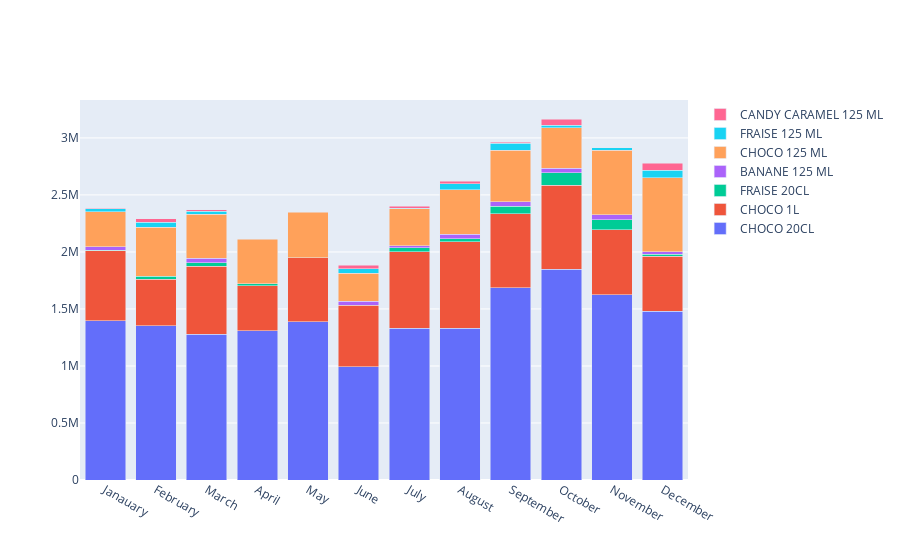

Source (notebook cell):
### Code cell
monthyear_seas=miniData[miniData["PRODUCTPAGE_CODE"].str.contains("laits aro")].groupby(["YEAR","MONTH","PRODUCT_NAME"]).sum().dropna()["TURNOVER"].reset_index()
gammes = miniData[miniData["PRODUCTPAGE_CODE"].str.contains("laits aro")]["PRODUCT_NAME"].drop_duplicates().tolist()
data = [
        monthyear_seas[monthyear_seas["PRODUCT_NAME"].str.match(gamme)].groupby(["MONTH","YEAR"]).sum().groupby("MONTH").mean() 
    for gamme in gammes ]

fig = go.Figure(data=[ go.Bar(name=gammes[i], x=data[i].index, y=data[i]["TURNOVER"].tolist()) for i in range(len(gammes)) ])
# Change the bar mode
fig.update_layout(barmode='stack')
fig.show()

### Figure 1 — Plotly figure (JSON) as saved in the notebook; plotly's stock layout.template omitted (floating-point values rounded to 4 significant figures)
{"data": [{"name": "CHOCO 20CL", "type": "bar", "x": ["Janauary", "February", "March", "April", "May", "June", "July", "August", "September", "October", "November", "December"], "y": [1396956, 1353600, 1279128, 1307412, 1388388, 993612, 1330656, 1332180, 1685484, 1847064, 1623528, 1477980]}, {"name": "CHOCO 1L", "type": "bar", "x": ["Janauary", "February", "March", "April", "May", "June", "July", "August", "September", "October", "November", "December"], "y": [614728, 408280, 597496, 396268, 558968, 537464, 672764, 758472, 650512, 735880, 570964, 483164]}, {"name": "FRAISE 20CL", "type": "bar", "x": ["Janauary", "February", "March", "April", "May", "June", "July", "August", "September", "October", "November", "December"], "y": [4284, 25092, 26928, 18666, null, null, 32436, 25704, 64980, 112320, 85860, 16830]}, {"name": "BANANE 125 ML", "type": "bar", "x": ["Janauary", "February", "March", "April", "May", "June", "July", "August", "September", "October", "November", "December"], "y": [27720, null, 39600, null, null, 34560, 20340, 40140, 37440, 39600, 45360, 22860]}, {"name": "CHOCO 125 ML", "type": "bar", "x": ["Janauary", "February", "March", "April", "May", "June", "July", "August", "September", "October", "November", "December"], "y": [306720, 430740, 385380, 389880, 402480, 247140, 322020, 390960, 453960, 355320, 564840, 651060]}, {"name": "FRAISE 125 ML", "type": "bar", "x": ["Janauary", "February", "March", "April", "May", "June", "July", "August", "September", "October", "November", "December"], "y": [27360, 41040, 29700, null, null, 40500, 2880, 51840, 63000, 21000, 23160, 63000]}, {"name": "CANDY CARAMEL 125 ML", "type": "bar", "x": ["Janauary", "February", "March", "April", "May", "June", "July", "August", "September", "October", "November", "December"], "y": [3600, 33120, 12600, null, null, 31680, 19080, 21060, 8100, 54720, null, 63000]}], "layout": {"barmode": "stack"}}
